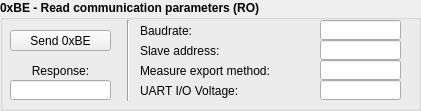
      <widget class="QGroupBox" name="xBE_ctrl_group_box">
       <property name="geometry">
        <rect>
         <x>440</x>
         <y>420</y>
         <width>421</width>
         <height>111</height>
        </rect>
       </property>
       <property name="font">
        <font>
         <weight>75</weight>
         <bold>true</bold>
        </font>
       </property>
       <property name="title">
        <string>0xBE - Read communication parameters (RO)</string>
       </property>
       <widget class="QLineEdit" name="xBE_resp_line_ed">
        <property name="geometry">
         <rect>
          <x>10</x>
          <y>80</y>
          <width>101</width>
          <height>20</height>
         </rect>
        </property>
        <property name="font">
         <font>
          <weight>50</weight>
          <bold>false</bold>
         </font>
        </property>
        <property name="text">
         <string/>
        </property>
        <property name="alignment">
         <set>Qt::AlignCenter</set>
        </property>
       </widget>
       <widget class="QLabel" name="xBE_send_lbl">
        <property name="geometry">
         <rect>
          <x>10</x>
          <y>60</y>
          <width>101</width>
          <height>21</height>
         </rect>
        </property>
        <property name="font">
         <font>
          <weight>50</weight>
          <bold>false</bold>
         </font>
        </property>
        <property name="text">
         <string>Response:</string>
        </property>
        <property name="alignment">
         <set>Qt::AlignCenter</set>
        </property>
       </widget>
       <widget class="Line" name="line_11">
        <property name="geometry">
         <rect>
          <x>120</x>
          <y>20</y>
          <width>16</width>
          <height>81</height>
         </rect>
        </property>
        <property name="orientation">
         <enum>Qt::Vertical</enum>
        </property>
       </widget>
       <widget class="QLabel" name="xBE_b2_lbl">
        <property name="geometry">
         <rect>
          <x>140</x>
          <y>20</y>
          <width>81</width>
          <height>21</height>
         </rect>
        </property>
        <property name="font">
         <font>
          <weight>50</weight>
          <bold>false</bold>
         </font>
        </property>
        <property name="text">
         <string>Baudrate:</string>
        </property>
        <property name="alignment">
         <set>Qt::AlignLeading|Qt::AlignLeft|Qt::AlignVCenter</set>
        </property>
       </widget>
       <widget class="QLabel" name="xBE_b1_lbl">
        <property name="geometry">
         <rect>
          <x>140</x>
          <y>40</y>
          <width>121</width>
          <height>21</height>
         </rect>
        </property>
        <property name="font">
         <font>
          <weight>50</weight>
          <bold>false</bold>
         </font>
        </property>
        <property name="text">
         <string>Slave address:</string>
        </property>
        <property name="alignment">
         <set>Qt::AlignLeading|Qt::AlignLeft|Qt::AlignVCenter</set>
        </property>
       </widget>
       <widget class="QLineEdit" name="xBE_b1_line_ed">
        <property name="geometry">
         <rect>
          <x>320</x>
          <y>40</y>
          <width>81</width>
          <height>20</height>
         </rect>
        </property>
        <property name="font">
         <font>
          <weight>50</weight>
          <bold>false</bold>
         </font>
        </property>
        <property name="text">
         <string/>
        </property>
        <property name="alignment">
         <set>Qt::AlignRight|Qt::AlignTrailing|Qt::AlignVCenter</set>
        </property>
       </widget>
       <widget class="QLabel" name="xBE_b2_lbl_2">
        <property name="geometry">
         <rect>
          <x>140</x>
          <y>60</y>
          <width>141</width>
          <height>21</height>
         </rect>
        </property>
        <property name="font">
         <font>
          <weight>50</weight>
          <bold>false</bold>
         </font>
        </property>
        <property name="text">
         <string>Measure export method:</string>
        </property>
        <property name="alignment">
         <set>Qt::AlignLeading|Qt::AlignLeft|Qt::AlignVCenter</set>
        </property>
       </widget>
       <widget class="QLabel" name="xBE_b3_lbl">
        <property name="geometry">
         <rect>
          <x>140</x>
          <y>80</y>
          <width>121</width>
          <height>21</height>
         </rect>
        </property>
        <property name="font">
         <font>
          <weight>50</weight>
          <bold>false</bold>
         </font>
        </property>
        <property name="text">
         <string>UART I/O Voltage:</string>
        </property>
        <property name="alignment">
         <set>Qt::AlignLeading|Qt::AlignLeft|Qt::AlignVCenter</set>
        </property>
       </widget>
       <widget class="QPushButton" name="xBE_send_pb">
        <property name="geometry">
         <rect>
          <x>10</x>
          <y>30</y>
          <width>101</width>
          <height>21</height>
         </rect>
        </property>
        <property name="font">
         <font>
          <weight>50</weight>
          <bold>false</bold>
         </font>
        </property>
        <property name="text">
         <string>Send 0xBE</string>
        </property>
       </widget>
       <widget class="QLineEdit" name="xBE_b2_line_ed">
        <property name="geometry">
         <rect>
          <x>320</x>
          <y>20</y>
          <width>81</width>
          <height>20</height>
         </rect>
        </property>
        <property name="font">
         <font>
          <weight>50</weight>
          <bold>false</bold>
         </font>
        </property>
        <property name="text">
         <string/>
        </property>
        <property name="alignment">
         <set>Qt::AlignRight|Qt::AlignTrailing|Qt::AlignVCenter</set>
        </property>
       </widget>
       <widget class="QLineEdit" name="xBE_b2_line_ed_2">
        <property name="geometry">
         <rect>
          <x>320</x>
          <y>60</y>
          <width>81</width>
          <height>20</height>
         </rect>
        </property>
        <property name="font">
         <font>
          <weight>50</weight>
          <bold>false</bold>
         </font>
        </property>
        <property name="text">
         <string/>
        </property>
        <property name="alignment">
         <set>Qt::AlignRight|Qt::AlignTrailing|Qt::AlignVCenter</set>
        </property>
       </widget>
       <widget class="QLineEdit" name="xBE_b4_line_ed">
        <property name="geometry">
         <rect>
          <x>320</x>
          <y>80</y>
          <width>81</width>
          <height>20</height>
         </rect>
        </property>
        <property name="font">
         <font>
          <weight>50</weight>
          <bold>false</bold>
         </font>
        </property>
        <property name="text">
         <string/>
        </property>
        <property name="alignment">
         <set>Qt::AlignRight|Qt::AlignTrailing|Qt::AlignVCenter</set>
        </property>
       </widget>
      </widget>
